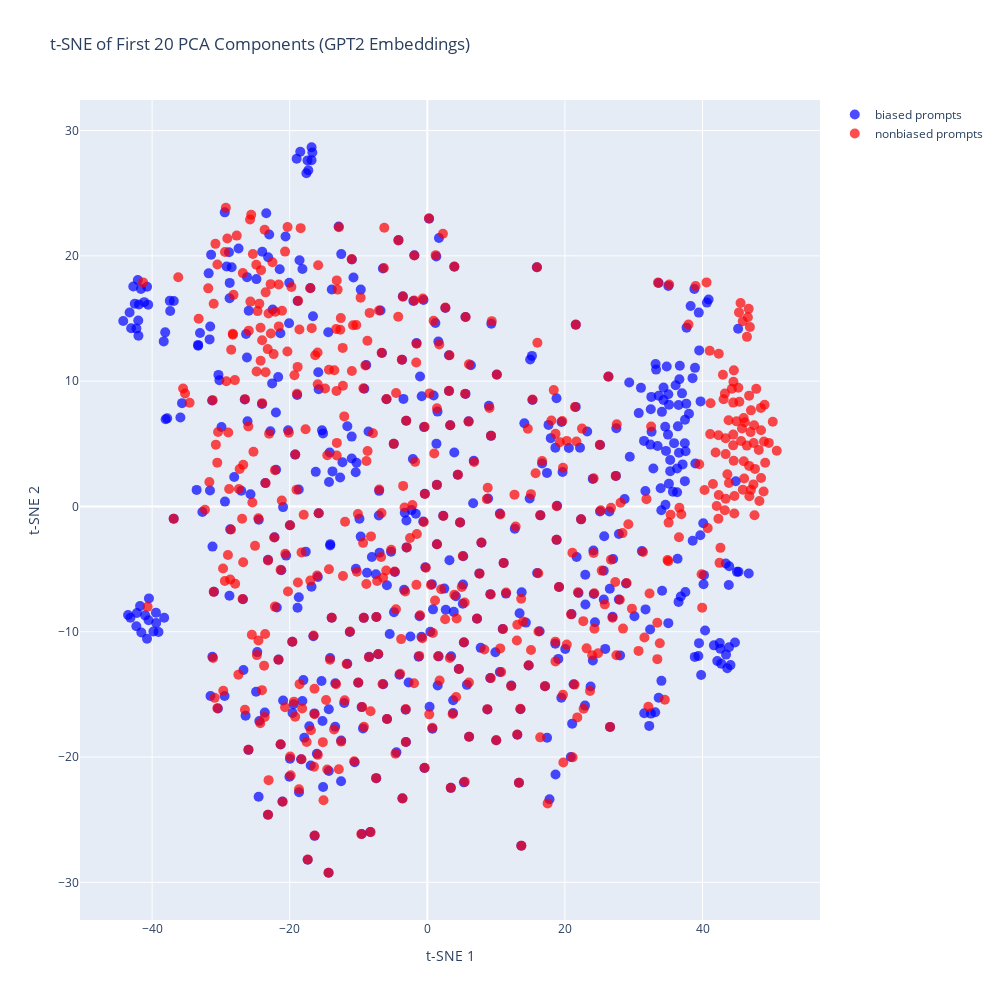

Notebook code cell kept with this figure:
### Code cell
from sklearn.manifold import TSNE
import numpy as np
import plotly.graph_objs as go

# Assume `stacked_matrix` is your original data (e.g., shape (344, 768))
# Assume `Vt` is from TruncatedSVD and you have already projected the data:
# projected_matrix = np.dot(stacked_matrix, Vt[:20, :].T)  # shape (344, 20)
projected_matrix = np.dot(stacked_matrix, Vt[:20, :].T)

# Run t-SNE on the 20D projected data
tsne = TSNE(n_components=2, random_state=42, perplexity=50)
tsne_results = tsne.fit_transform(projected_matrix)

# Split into bias/nonbias groups
half = len(tsne_results) // 2
bias_x = tsne_results[:half, 0]
bias_y = tsne_results[:half, 1]
nonbias_x = tsne_results[half:, 0]
nonbias_y = tsne_results[half:, 1]

# Plotting with Plotly
trace_bias = go.Scatter(
    x=bias_x,
    y=bias_y,
    mode='markers',
    name='biased prompts',
    text=bias_labels,  # You should have this list defined
    marker=dict(size=10, color='blue', opacity=0.7),
    hoverinfo='text+x+y'
)

trace_nonbias = go.Scatter(
    x=nonbias_x,
    y=nonbias_y,
    mode='markers',
    name='nonbiased prompts',
    text=nonbias_labels,  # You should have this list defined
    marker=dict(size=10, color='red', opacity=0.7),
    hoverinfo='text+x+y'
)

layout = go.Layout(
    title='t-SNE of First 20 PCA Components (GPT2 Embeddings)',
    xaxis=dict(title='t-SNE 1'),
    yaxis=dict(title='t-SNE 2'),
    hovermode='closest',
    width=1000,
    height=1000
)

fig = go.Figure(data=[trace_bias, trace_nonbias], layout=layout)
fig.show()

### Figure 1 — Plotly figure (JSON) as saved in the notebook; plotly's stock layout.template omitted (floating-point values rounded to 4 significant figures; data arrays with more than 128 entries replaced by an {"elided": "..."} marker saying what was removed)
{"data": [{"hoverinfo": "text+x+y", "marker": {"color": "blue", "opacity": 0.7, "size": 10}, "mode": "markers", "name": "biased prompts", "text": {"elided": "516 str values"}, "type": "scatter", "x": {"elided": "516 float values"}, "y": {"elided": "516 float values"}}, {"hoverinfo": "text+x+y", "marker": {"color": "red", "opacity": 0.7, "size": 10}, "mode": "markers", "name": "nonbiased prompts", "text": {"elided": "516 str values"}, "type": "scatter", "x": {"elided": "516 float values"}, "y": {"elided": "516 float values"}}], "layout": {"height": 1000, "hovermode": "closest", "title": {"text": "t-SNE of First 20 PCA Components (GPT2 Embeddings)"}, "width": 1000, "xaxis": {"autorange": true, "range": [-50.49, 57.09], "title": {"text": "t-SNE 1"}, "type": "linear"}, "yaxis": {"autorange": true, "range": [-33.01, 32.44], "title": {"text": "t-SNE 2"}, "type": "linear"}}}
